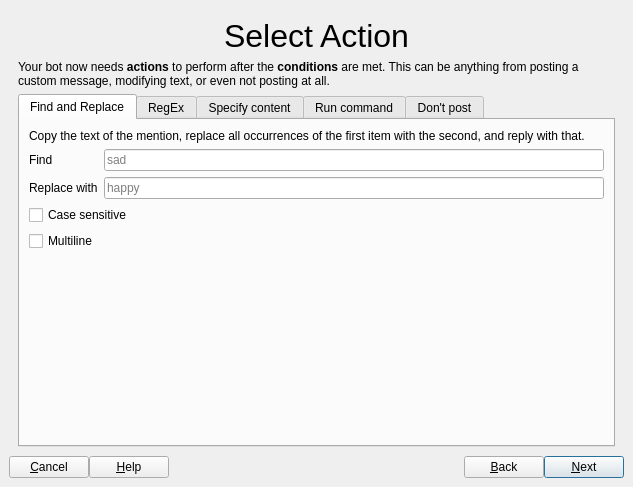
<?xml version="1.0" encoding="UTF-8"?>
<ui version="4.0">
 <class>MainWindow</class>
 <widget class="QMainWindow" name="MainWindow">
  <property name="geometry">
   <rect>
    <x>0</x>
    <y>0</y>
    <width>633</width>
    <height>487</height>
   </rect>
  </property>
  <property name="windowTitle">
   <string>Action Creation Wizard</string>
  </property>
  <widget class="QWidget" name="centralwidget">
   <layout class="QVBoxLayout" name="verticalLayout">
    <property name="spacing">
     <number>0</number>
    </property>
    <item>
     <widget class="QStackedWidget" name="stackedWidget">
      <property name="currentIndex">
       <number>0</number>
      </property>
      <widget class="QWidget" name="page_3">
       <layout class="QVBoxLayout" name="verticalLayout_12">
        <item>
         <widget class="QLabel" name="label_9">
          <property name="sizePolicy">
           <sizepolicy hsizetype="Preferred" vsizetype="Preferred">
            <horstretch>0</horstretch>
            <verstretch>0</verstretch>
           </sizepolicy>
          </property>
          <property name="font">
           <font>
            <pointsize>24</pointsize>
           </font>
          </property>
          <property name="text">
           <string>Select Action</string>
          </property>
          <property name="textFormat">
           <enum>Qt::AutoText</enum>
          </property>
          <property name="scaledContents">
           <bool>true</bool>
          </property>
          <property name="alignment">
           <set>Qt::AlignHCenter|Qt::AlignTop</set>
          </property>
         </widget>
        </item>
        <item>
         <widget class="QLabel" name="label_10">
          <property name="text">
           <string>&lt;html&gt;&lt;head/&gt;&lt;body&gt;&lt;p&gt;Your bot now needs &lt;span style=&quot; font-weight:600;&quot;&gt;actions&lt;/span&gt; to perform after the &lt;span style=&quot; font-weight:600;&quot;&gt;conditions&lt;/span&gt; are met. This can be anything from posting a custom message, modifying text, or even not posting at all.&lt;/p&gt;&lt;/body&gt;&lt;/html&gt;</string>
          </property>
          <property name="wordWrap">
           <bool>true</bool>
          </property>
         </widget>
        </item>
        <item>
         <widget class="QTabWidget" name="tabWidget_2">
          <property name="currentIndex">
           <number>0</number>
          </property>
          <widget class="QWidget" name="tab_6">
           <attribute name="title">
            <string>Find and Replace</string>
           </attribute>
           <layout class="QVBoxLayout" name="verticalLayout_14">
            <item>
             <widget class="QLabel" name="label_27">
              <property name="text">
               <string>Copy the text of the mention, replace all occurrences of the first item with the second, and reply with that.</string>
              </property>
              <property name="wordWrap">
               <bool>true</bool>
              </property>
             </widget>
            </item>
            <item>
             <layout class="QGridLayout" name="gridLayout_3">
              <item row="0" column="1">
               <widget class="QLineEdit" name="lineEdit_8">
                <property name="placeholderText">
                 <string>sad</string>
                </property>
               </widget>
              </item>
              <item row="1" column="1">
               <widget class="QLineEdit" name="lineEdit_9">
                <property name="placeholderText">
                 <string>happy</string>
                </property>
               </widget>
              </item>
              <item row="0" column="0">
               <widget class="QLabel" name="label_15">
                <property name="text">
                 <string>Find</string>
                </property>
               </widget>
              </item>
              <item row="1" column="0">
               <widget class="QLabel" name="label_16">
                <property name="text">
                 <string>Replace with</string>
                </property>
               </widget>
              </item>
             </layout>
            </item>
            <item>
             <widget class="QCheckBox" name="checkBox_8">
              <property name="text">
               <string>Case sensitive</string>
              </property>
             </widget>
            </item>
            <item>
             <widget class="QCheckBox" name="checkBox_9">
              <property name="text">
               <string>Multiline</string>
              </property>
             </widget>
            </item>
            <item>
             <spacer name="verticalSpacer_7">
              <property name="orientation">
               <enum>Qt::Vertical</enum>
              </property>
              <property name="sizeHint" stdset="0">
               <size>
                <width>20</width>
                <height>40</height>
               </size>
              </property>
             </spacer>
            </item>
           </layout>
          </widget>
          <widget class="QWidget" name="tab_7">
           <attribute name="title">
            <string>RegEx</string>
           </attribute>
           <layout class="QVBoxLayout" name="verticalLayout_13">
            <item>
             <widget class="QLabel" name="label_28">
              <property name="text">
               <string>&lt;html&gt;&lt;head/&gt;&lt;body&gt;&lt;p&gt;Copy the text of the mention, run the provided RegEx find and replace on it, then reply with that.&lt;/p&gt;&lt;/body&gt;&lt;/html&gt;</string>
              </property>
              <property name="wordWrap">
               <bool>true</bool>
              </property>
             </widget>
            </item>
            <item>
             <layout class="QGridLayout" name="gridLayout_2">
              <item row="0" column="1">
               <widget class="QLineEdit" name="lineEdit_6">
                <property name="placeholderText">
                 <string>My name is (.*)</string>
                </property>
               </widget>
              </item>
              <item row="1" column="1">
               <widget class="QLineEdit" name="lineEdit_7">
                <property name="placeholderText">
                 <string>Hello, \1</string>
                </property>
               </widget>
              </item>
              <item row="0" column="0">
               <widget class="QLabel" name="label_13">
                <property name="text">
                 <string>Find</string>
                </property>
               </widget>
              </item>
              <item row="1" column="0">
               <widget class="QLabel" name="label_14">
                <property name="text">
                 <string>Replace with</string>
                </property>
               </widget>
              </item>
             </layout>
            </item>
            <item>
             <widget class="QCheckBox" name="checkBox_6">
              <property name="text">
               <string>Case sensitive</string>
              </property>
             </widget>
            </item>
            <item>
             <widget class="QCheckBox" name="checkBox_7">
              <property name="text">
               <string>Multiline</string>
              </property>
             </widget>
            </item>
            <item>
             <widget class="QLabel" name="label_12">
              <property name="text">
               <string>Capture groups used in the previous step can be accessed here.</string>
              </property>
             </widget>
            </item>
            <item>
             <spacer name="verticalSpacer_10">
              <property name="orientation">
               <enum>Qt::Vertical</enum>
              </property>
              <property name="sizeHint" stdset="0">
               <size>
                <width>20</width>
                <height>40</height>
               </size>
              </property>
             </spacer>
            </item>
           </layout>
          </widget>
          <widget class="QWidget" name="tab_8">
           <attribute name="title">
            <string>Specify content</string>
           </attribute>
           <layout class="QVBoxLayout" name="verticalLayout_15">
            <item>
             <widget class="QLabel" name="label_17">
              <property name="text">
               <string>Overwrite generated post with</string>
              </property>
             </widget>
            </item>
            <item>
             <widget class="QLineEdit" name="lineEdit_10">
              <property name="placeholderText">
               <string>I'm sorry, Dave. I'm afraid I can't toot that.</string>
              </property>
             </widget>
            </item>
            <item>
             <spacer name="verticalSpacer_8">
              <property name="orientation">
               <enum>Qt::Vertical</enum>
              </property>
              <property name="sizeHint" stdset="0">
               <size>
                <width>20</width>
                <height>40</height>
               </size>
              </property>
             </spacer>
            </item>
           </layout>
          </widget>
          <widget class="QWidget" name="tab_9">
           <attribute name="title">
            <string>Run command</string>
           </attribute>
           <layout class="QVBoxLayout" name="verticalLayout_17">
            <item>
             <widget class="QLabel" name="label_19">
              <property name="text">
               <string>&lt;html&gt;&lt;head/&gt;&lt;body&gt;&lt;p&gt;&lt;span style=&quot; font-weight:600;&quot;&gt;Use this option with extreme caution.&lt;/span&gt; The command will be run as the current user from the current directory. &lt;span style=&quot; font-weight:600;&quot;&gt;This option can be very dangerous if used improperly.&lt;/span&gt;&lt;/p&gt;&lt;/body&gt;&lt;/html&gt;</string>
              </property>
              <property name="wordWrap">
               <bool>true</bool>
              </property>
             </widget>
            </item>
            <item>
             <widget class="QLabel" name="label_20">
              <property name="text">
               <string>Run this command:</string>
              </property>
             </widget>
            </item>
            <item>
             <widget class="QLineEdit" name="lineEdit_11">
              <property name="placeholderText">
               <string>echo &quot;Hello there!&quot;</string>
              </property>
             </widget>
            </item>
            <item>
             <widget class="QCheckBox" name="checkBox_10">
              <property name="text">
               <string>Post the output (stdout)</string>
              </property>
             </widget>
            </item>
            <item>
             <widget class="QLabel" name="label_21">
              <property name="text">
               <string>In case of error (non-zero exit code):</string>
              </property>
             </widget>
            </item>
            <item>
             <widget class="QComboBox" name="comboBox_3">
              <item>
               <property name="text">
                <string>Post stdout</string>
               </property>
              </item>
              <item>
               <property name="text">
                <string>Post stderr</string>
               </property>
              </item>
              <item>
               <property name="text">
                <string>Post an error message</string>
               </property>
              </item>
              <item>
               <property name="text">
                <string>Don't post anything</string>
               </property>
              </item>
             </widget>
            </item>
            <item>
             <spacer name="verticalSpacer_9">
              <property name="orientation">
               <enum>Qt::Vertical</enum>
              </property>
              <property name="sizeHint" stdset="0">
               <size>
                <width>20</width>
                <height>40</height>
               </size>
              </property>
             </spacer>
            </item>
           </layout>
          </widget>
          <widget class="QWidget" name="tab_10">
           <attribute name="title">
            <string>Don't post</string>
           </attribute>
           <layout class="QVBoxLayout" name="verticalLayout_16">
            <item>
             <widget class="QLabel" name="label_18">
              <property name="text">
               <string>If you choose this option, your bot won't post at all if a post meets the specified conditions. It will not create a new post to use instead. If your bot posts every 30 minutes, it won't post for another 30 minutes, for example. Use this option with caution -- you probably don't want this.</string>
              </property>
              <property name="alignment">
               <set>Qt::AlignLeading|Qt::AlignLeft|Qt::AlignTop</set>
              </property>
              <property name="wordWrap">
               <bool>true</bool>
              </property>
             </widget>
            </item>
           </layout>
          </widget>
         </widget>
        </item>
       </layout>
      </widget>
      <widget class="QWidget" name="page_5">
       <layout class="QVBoxLayout" name="verticalLayout_19">
        <item>
         <widget class="QLabel" name="label_24">
          <property name="sizePolicy">
           <sizepolicy hsizetype="Preferred" vsizetype="Preferred">
            <horstretch>0</horstretch>
            <verstretch>0</verstretch>
           </sizepolicy>
          </property>
          <property name="font">
           <font>
            <pointsize>24</pointsize>
           </font>
          </property>
          <property name="text">
           <string>Set Action Name</string>
          </property>
          <property name="textFormat">
           <enum>Qt::AutoText</enum>
          </property>
          <property name="scaledContents">
           <bool>true</bool>
          </property>
          <property name="alignment">
           <set>Qt::AlignHCenter|Qt::AlignTop</set>
          </property>
         </widget>
        </item>
        <item>
         <widget class="QLabel" name="label_25">
          <property name="text">
           <string>&lt;html&gt;&lt;head/&gt;&lt;body&gt;&lt;p&gt;Enter a descriptive name for your rule below, then click &lt;span style=&quot; font-weight:600;&quot;&gt;Next&lt;/span&gt; to continue.&lt;/p&gt;&lt;/body&gt;&lt;/html&gt;</string>
          </property>
         </widget>
        </item>
        <item>
         <widget class="QLineEdit" name="lineEdit_12">
          <property name="placeholderText">
           <string>Ignore posts by @jerk@bad.website</string>
          </property>
         </widget>
        </item>
        <item>
         <spacer name="verticalSpacer_12">
          <property name="orientation">
           <enum>Qt::Vertical</enum>
          </property>
          <property name="sizeHint" stdset="0">
           <size>
            <width>20</width>
            <height>40</height>
           </size>
          </property>
         </spacer>
        </item>
       </layout>
      </widget>
      <widget class="QWidget" name="page_4">
       <layout class="QVBoxLayout" name="verticalLayout_18">
        <item>
         <widget class="QLabel" name="label_22">
          <property name="sizePolicy">
           <sizepolicy hsizetype="Preferred" vsizetype="Preferred">
            <horstretch>0</horstretch>
            <verstretch>0</verstretch>
           </sizepolicy>
          </property>
          <property name="font">
           <font>
            <pointsize>24</pointsize>
           </font>
          </property>
          <property name="text">
           <string>Done!</string>
          </property>
          <property name="textFormat">
           <enum>Qt::AutoText</enum>
          </property>
          <property name="scaledContents">
           <bool>true</bool>
          </property>
          <property name="alignment">
           <set>Qt::AlignHCenter|Qt::AlignTop</set>
          </property>
         </widget>
        </item>
        <item>
         <widget class="QLabel" name="label_23">
          <property name="text">
           <string>Your rule has been created and is ready to be enabled.</string>
          </property>
         </widget>
        </item>
        <item>
         <widget class="QCheckBox" name="checkBox_11">
          <property name="text">
           <string>Enable rule now</string>
          </property>
         </widget>
        </item>
        <item>
         <spacer name="verticalSpacer_11">
          <property name="orientation">
           <enum>Qt::Vertical</enum>
          </property>
          <property name="sizeHint" stdset="0">
           <size>
            <width>20</width>
            <height>40</height>
           </size>
          </property>
         </spacer>
        </item>
       </layout>
      </widget>
     </widget>
    </item>
    <item>
     <layout class="QHBoxLayout" name="hbx_button_box">
      <item>
       <widget class="QPushButton" name="btn_cancel">
        <property name="text">
         <string>&amp;Cancel</string>
        </property>
        <property name="icon">
         <iconset theme="cancel">
          <normaloff>.</normaloff>.</iconset>
        </property>
       </widget>
      </item>
      <item>
       <widget class="QPushButton" name="btn_help">
        <property name="text">
         <string>&amp;Help</string>
        </property>
        <property name="icon">
         <iconset theme="help">
          <normaloff>.</normaloff>.</iconset>
        </property>
       </widget>
      </item>
      <item>
       <spacer name="horizontalSpacer_3">
        <property name="orientation">
         <enum>Qt::Horizontal</enum>
        </property>
        <property name="sizeHint" stdset="0">
         <size>
          <width>40</width>
          <height>20</height>
         </size>
        </property>
       </spacer>
      </item>
      <item>
       <widget class="QPushButton" name="btn_back">
        <property name="text">
         <string>&amp;Back</string>
        </property>
        <property name="icon">
         <iconset theme="back">
          <normaloff>.</normaloff>.</iconset>
        </property>
       </widget>
      </item>
      <item>
       <widget class="QPushButton" name="btn_next">
        <property name="text">
         <string>&amp;Next</string>
        </property>
        <property name="icon">
         <iconset theme="next">
          <normaloff>.</normaloff>.</iconset>
        </property>
        <property name="autoDefault">
         <bool>true</bool>
        </property>
        <property name="default">
         <bool>true</bool>
        </property>
       </widget>
      </item>
     </layout>
    </item>
   </layout>
  </widget>
 </widget>
 <resources/>
 <connections/>
</ui>
